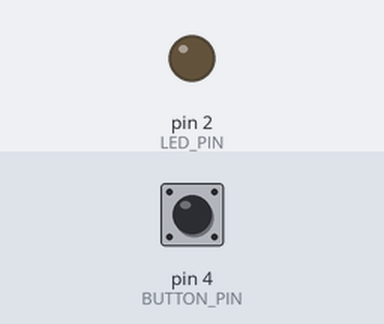
Bench run of a sketch on a simulated Arduino Uno, built with avr-gcc and run on an emulated ATmega328P. Shown: output pins drawn as LEDs (lit = HIGH). Dashed ring = blinking. Inputs (shaded band) come from the test bench; at power-on: pin 4 (BUTTON_PIN) HIGH.

Above: at 1.2 s.
1.3 s: pin 4 (BUTTON_PIN) pulled LOW for 1 s
At 1.55 s:
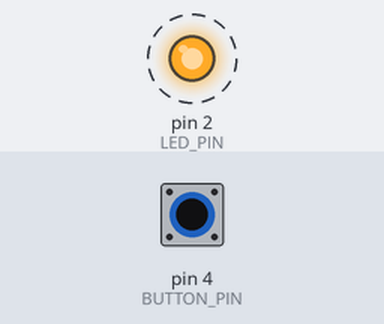
4.3 s: pin 4 (BUTTON_PIN) pulled LOW for 3.2 s
At 8.2 s:
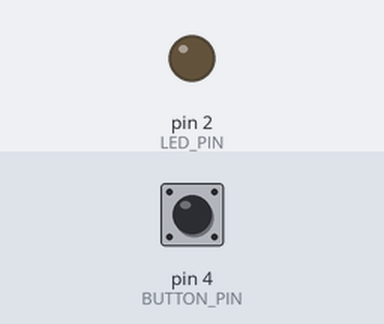
Timing chart, 0 to 9.7 s (numbered marks = the images above; inputs shaded):
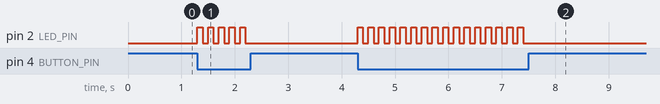

Measured:
- after the input at 1.3 s, pin 2 (LED_PIN): alternates HIGH for 0.10 s and LOW for 0.10 s, 10 changes in all, then stays LOW, starting at once
- after the input at 4.3 s, pin 2 (LED_PIN): alternates HIGH for 0.10 s and LOW for 0.10 s, 32 changes in all, then stays LOW, starting at once

The sketch:

onoff.ino
```cpp
// define LED pin
const int LED_PIN = 2;

// define push button pin
const int BUTTON_PIN = 4;

// define variable to hold LED state
bool ledState = false;

void setup() {
  // initialize LED pin as output
  pinMode(LED_PIN, OUTPUT);

  // initialize push button pin as input
  pinMode(BUTTON_PIN, INPUT_PULLUP);
}

void loop() {
  // read push button state
  int buttonState = digitalRead(BUTTON_PIN);

  // if button is pressed, toggle LED state
  if (buttonState == LOW) {
    ledState = !ledState;
    digitalWrite(LED_PIN, ledState);
    delay(100);
  }
}
//replace LED with the device
```
